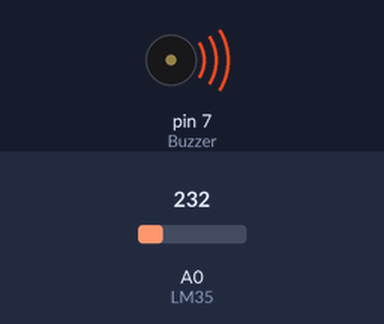
Recording of a sketch running on a simulated Arduino Uno, built with avr-gcc and run on an emulated ATmega328P. On the bench: buzzer (waves = sounding, pin HIGH). Inputs (shaded band) come from the test bench; at power-on: A0 (LM35) = 232. What the sketch prints to the serial monitor is not drawn.

Above: at 0.1 s.
Timing chart, 0 to 1.6 s (numbered marks = the images above):
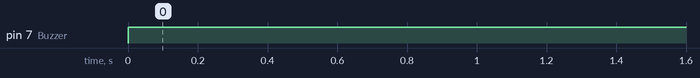

The sketch:

projeto_1_desafio_dio1.ino
```cpp
// C++ code
//

const int LM35 = A0;
float temperatura;
const int Buzzer = 7;

void setup()
{
  Serial.begin(9600);
  analogReference(INTERNAL);
  pinMode(Buzzer, OUTPUT);
  digitalWrite(Buzzer, LOW);
}

void loop()
{
  temperatura = (float(analogRead(LM35))*5/(1023))/0.01;
  if(temperatura > 30){
  	Serial.print("Ligar Motor");
    if(temperatura > 35){
    	digitalWrite(Buzzer, HIGH);
    }
  }
  delay(500);
}
```

Measured:
- by itself, pin 7 (Buzzer): LOW → HIGH at 0.00 s
